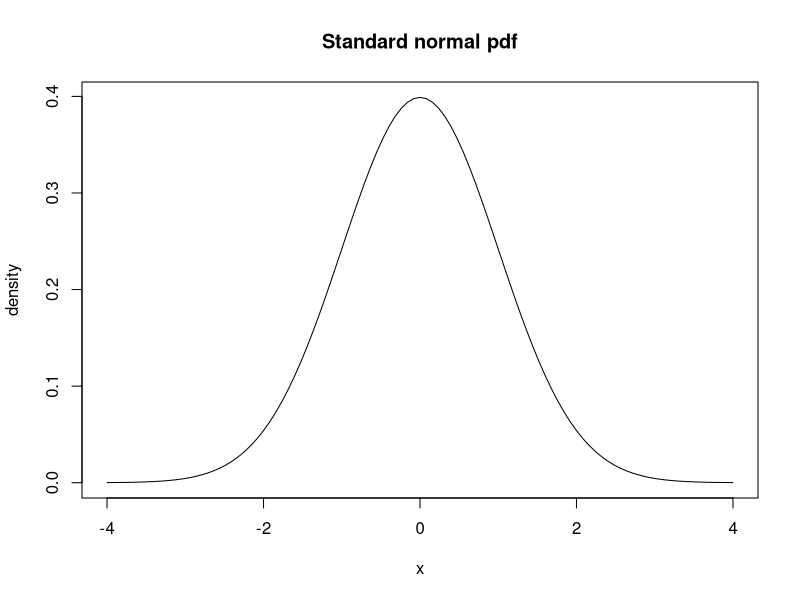

Write the R code that produced this figure. (Note: this script raises an error after producing the figure.)
## ---- chunk 1
curve(dnorm(x, 0, 1), xlim = c(-4, 4), main = "Standard normal pdf", ylab = "density")
## ---- chunk 2
question("Look at the standard normal pdf above. Which value is the most likely?",
    answer("-4"),
    answer("0", correct = TRUE),
    answer("4"),
    answer("infinity"),
    allow_retry = T
  )
## ---- chunk 3
question("Which of these values is more likely?",
    answer("-2", correct = TRUE),
    answer("4"),
    allow_retry = T
  )
## ---- chunk 4
curve(dnorm(x, 0, 1), xlim = c(-4, 4), main = "P(X <= 1)", ylab = "density")
coord_x <- c(-4, seq(-4, 1, length.out = 1000), 1)
coord_y <- c(0, dnorm(seq(-4, 1, length.out = 1000)), 0)
polygon(coord_x, coord_y, col = "skyblue")
## ---- chunk 5
question("How would you describe the function $F(X)$?",
    answer("Increasing", correct = TRUE),
    answer("Decreasing"),
    answer("Sometimes increasing, sometimes decreasing"),
    answer("Flat everywhere"),
    allow_retry = T
  )
## ---- chunk 6
  question("For continuous distributions, the cdf can take on values greater than 1.",
    answer("True", message = "The pdf, but not the cdf, can."),
    answer("False", correct = TRUE),
    allow_retry = T
  )
## ---- chunk 7
    question("For continuous distributions, the cdf can take on values less than 0.",
    answer("True"),
    answer("False", correct = TRUE),
    allow_retry = T
  )
## ---- chunk 8
curve(pnorm(x, 0, 1), xlim = c(-4, 4), main = "F(x)", ylab = "cumulative probability")
## ---- chunk 9
question("Where is the derivative of $F(x)$ the largest?",
    answer("-4"),
    answer("0", correct = TRUE),
    answer("4"),
    allow_retry = T
)
## ---- chunk 10
par(mfrow = c(1, 2))
curve(pexp(x, 1), xlim = c(0, 4), main = "exponential(1) cdf", ylab = "F(x)")
curve(dexp(x, 1), xlim = c(0, 4), main = "exponential(1) pdf", ylab = "f(x)")
par(mfrow = c(1, 1))
## ---- chunk 11
par(mfrow = c(1, 2))
curve(pchisq(x, 3), xlim = c(0, 10), main = "chi-squared(1) cdf", ylab = "F(x)")
curve(dchisq(x, 3), xlim = c(0, 10), main = "chi-squared(1) pdf", ylab = "f(x)")
par(mfrow = c(1, 1))
## ---- chunk 12
par(mfrow = c(1, 2))
curve(pbeta(x, .5, .5), xlim = c(0, 1), main = "beta(.5, .5) cdf", ylab = "F(x)")
curve(dbeta(x, .5, .5), xlim = c(0, 1), main = "beta(.5, .5) pdf", ylab = "f(x)")
par(mfrow = c(1, 1))
## ---- chunk 13

## ---- chunk 14
pnorm(1)
## ---- chunk 15
set.seed(123)
x <- rnorm(10000)
## ---- chunk 16
set.seed(123)
x <- rnorm(10000)
## ---- chunk 17
mean(x == 0)
## ---- chunk 18

## ---- chunk 19
mean(...) # what logical statement should you use?
## ---- chunk 20
mean(x <= 1)
## ---- chunk 21
plot(ecdf(x))
curve(pnorm(x), add = TRUE, col = "red", lty = "dashed")
